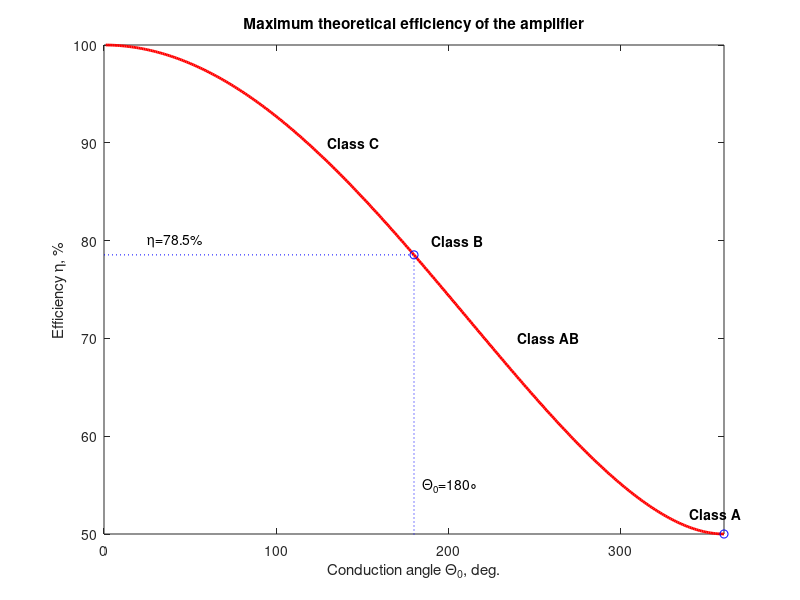

Reproduce this figure in MATLAB.
%
%   This program generates a plot of efficiency
%   as a function of the conduction angle
% 
%   Copyright (c) 1999 by P.Bretchko and R.Ludwig
%   "RF Circuit Design: Theory and Practice"
%

close all; % close all opened graphs
clear all; % clear all variables

theta=(1:1:360)/180*pi; % define conduction angle

% compute efficiency
nu=-1/2*(theta-sin(theta))./(theta.*cos(theta/2)-2*sin(theta/2)); 

plot(theta/pi*180,nu*100,'r','linewidth',2);
hold on;
plot([0 180],[pi/4*100 pi/4*100],'b:');
plot([180 180],[0 pi/4*100],'b:');
plot(180,pi/4*100,'bo');
plot(360,50,'bo');

axis([0 360 50 100]);
title('Maximum theoretical efficiency of the amplifier');
xlabel('Conduction angle \Theta_0, deg.');
ylabel('Efficiency \eta, %');

text(25,80,'\eta=78.5%');
text(185,55,'\Theta_0=180\circ');
text(130,90,'\bfClass C');
text(190,80,'\bfClass B');
text(240,70,'\bfClass AB');
text(340,52,'\bfClass A');

% print -deps 'fig8_31.eps'